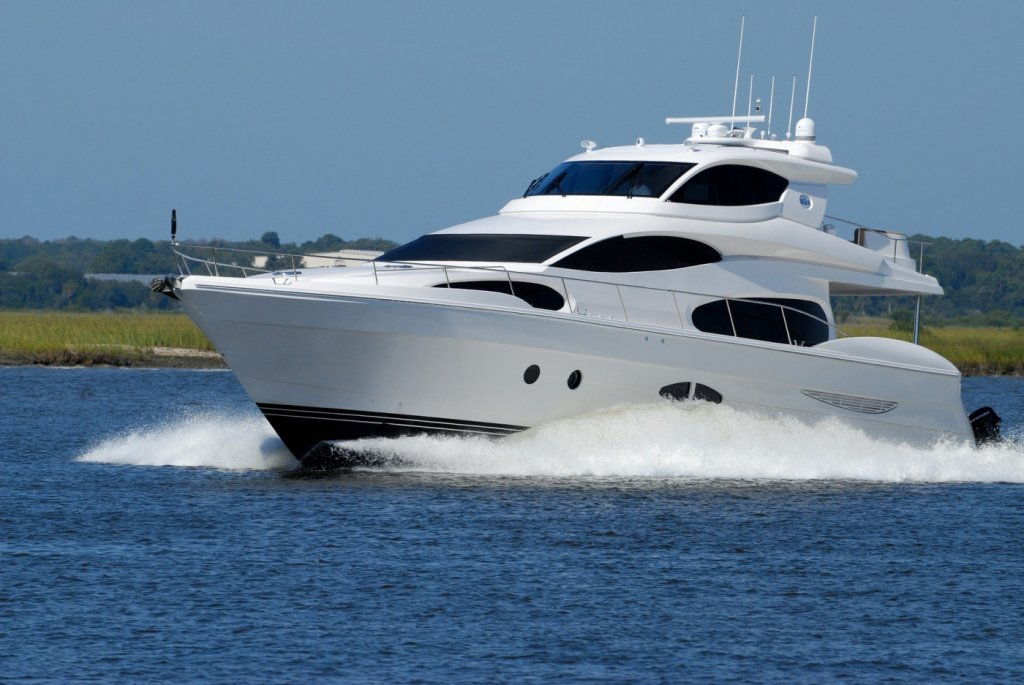
#> input picture Resources/boat.jpg, 1024 x 685 px
$ python chapter3.py
#> lines starting #> are read from the running program, lines starting #| are printed output that depends on the picture
import cv2
import numpy as np

img = cv2.imread("Resources/boat.jpg")
#> img is the input picture: shape (685, 1024, 3); mean B, G, R 144.3, 121.4, 96.5
print(img.shape)  # Used to print values of image size
#| (685, 1024, 3)

imgResize = cv2.resize(img, (512, 343))  # Function to resize the image (val, (x, y)
print(imgResize.shape)
#| (343, 512, 3)

# To crop the image we don't need to use a cv function [starting point y, starting point x]
imgCrop = img[0:500, 200:800]
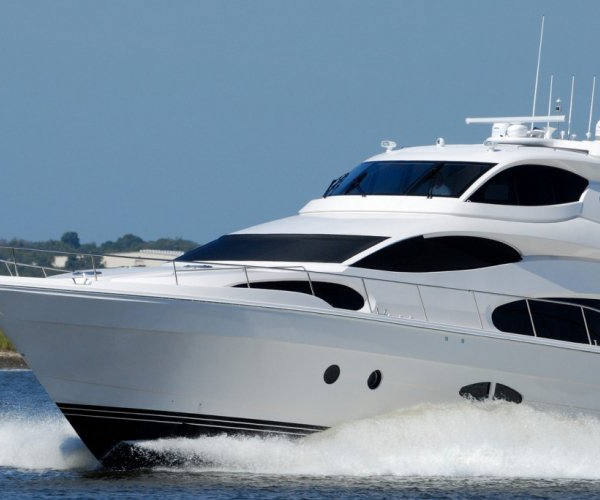
#> imgCrop: shape (500, 600, 3); mean B, G, R 157.2, 141.1, 122.6

while True:
    cv2.imshow("Image", img)
    cv2.imshow("Resized", imgResize)
    cv2.imshow("Cropped", imgCrop)

    if cv2.waitKey(1) & 0xFF == ord('q'):
#> (key q is pressed here)
        break
